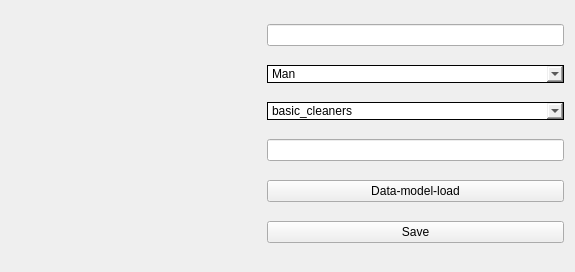
<?xml version="1.0" encoding="UTF-8"?>
<ui version="4.0">
 <class>ModelSetting</class>
 <widget class="QWidget" name="ModelSetting">
  <property name="geometry">
   <rect>
    <x>0</x>
    <y>0</y>
    <width>575</width>
    <height>268</height>
   </rect>
  </property>
  <property name="windowTitle">
   <string>AddSpeaker</string>
  </property>
  <property name="styleSheet">
   <string notr="true">QToolTip
{
    border: 0.1ex solid #eff0f1;
    background-color: #31363b;
    alternate-background-color: #3b4045;
    color: #eff0f1;
    padding: 0.5ex;
    opacity: 200;
}

QWidget
{
    color: #eff0f1;
    background-color: #31363b;
    selection-background-color:#3daee9;
    selection-color: #eff0f1;
    background-clip: border;
    border-image: none;
    border: 0px transparent black;
    outline: 0;
}

QWidget:item:hover
{
    background-color: #3daee9;
    color: #eff0f1;
}

QWidget:item:selected
{
    background-color: #3daee9;
}

QGroupBox::indicator
{
    margin-left: 0.2ex;
}


QGroupBox::indicator:unchecked:hover,
QGroupBox::indicator:unchecked:focus,
QGroupBox::indicator:unchecked:pressed
{
    border: none;
    border-image: url(:/dark/checkbox_unchecked.svg);
}

QCheckBox::indicator:checked
{
    border-image: url(:/dark/checkbox_checked.svg);
}

QGroupBox::indicator:checked:hover,
QGroupBox::indicator:checked:focus,
QGroupBox::indicator:checked:pressed
{
    border: none;
    border-image: url(:/dark/checkbox_checked.svg);
}

QGroupBox::indicator:checked:disabled
{
    border-image: url(:/dark/checkbox_checked_disabled.svg);
}

QGroupBox::indicator:unchecked:disabled
{
    border-image: url(:/dark/checkbox_unchecked_disabled.svg);
}

#cpu_button,
#gpu_button
{
    spacing: 0.5ex;
    outline: none;
    color: #eff0f1;
    margin-bottom: 0.2ex;
}

#cpu_button:disabled,
#gpu_button:disabled
{
    color: #76797c;
}

#cpu_button::indicator:unchecked,
#cpu_button::indicator:unchecked:focus,
#gpu_button::indicator:unchecked,
#gpu_button::indicator:unchecked:focus
{
    border-image: url(:/dark/radio_unchecked_disabled.svg);
}


#cpu_button::indicator:unchecked:hover,
#cpu_button::indicator:unchecked:pressed,
#gpu_button::indicator:unchecked:hover,
#gpu_button::indicator:unchecked:pressed
{
    border: none;
    outline: none;
    border-image: url(:/dark/radio_unchecked.svg);
}


#cpu_button::indicator:checked,
#gpu_button::indicator:checked
{
    border: none;
    outline: none;
    border-image: url(:/dark/radio_checked.svg);
}

#cpu_button::indicator:checked:hover,
#cpu_button::indicator:checked:focus,
#cpu_button::indicator:checked:pressed,
#gpu_button::indicator:checked:hover,
#gpu_button::indicator:checked:focus,
#gpu_button::indicator:checked:pressed
{
    border: none;
    outline: none;
    border-image: url(:/dark/radio_checked.svg);
}

#cpu_button::indicator:checked:disabled,
#gpu_button::indicator:checked:disabled
{
    outline: none;
    border-image: url(:/dark/radio_checked_disabled.svg);
}

#cpu_button::indicator:unchecked:disabled,
#gpu_button::indicator:unchecked:disabled
{
    border-image: url(:/dark/radio_unchecked_disabled.svg);
}


QMenuBar
{
    background-color: #31363b;
    color: #eff0f1;
}

QMenuBar::item
{
    background: transparent;
}

QMenuBar::item:selected
{
    background: transparent;
    border: 0.1ex solid #76797c;
}

QMenuBar::item:pressed
{
    border: 0.1ex solid #76797c;
    background-color: #3daee9;
    color: #eff0f1;
    margin-bottom: -0.1ex;
    padding-bottom: 0.1ex;
}

QMenu
{
    border: 0.1ex solid #76797c;
    color: #eff0f1;
    margin: 0.2ex;
}

QMenu::icon
{
    margin: 0.5ex;
}

QMenu::item
{
    padding: 0.5ex 3ex 0.5ex 3ex;
    margin-left: 0.5ex;
    border: 0.1ex solid transparent; /* reserve space for selection border */
}

QMenu::item:selected
{
    color: #eff0f1;
}

QMenu::separator
{
    height: 0.2ex;
    background: lightblue;
    margin-left: 1ex;
    margin-right: 0.5ex;
}

/* non-exclusive indicator = check box style indicator
   (see QActionGroup::setExclusive) */
QMenu::indicator:non-exclusive:unchecked
{
    border-image: url(:/dark/checkbox_unchecked_disabled.svg);
}

QMenu::indicator:non-exclusive:unchecked:selected
{
    border-image: url(:/dark/checkbox_unchecked_disabled.svg);
}

QMenu::indicator:non-exclusive:checked
{
    border-image: url(:/dark/checkbox_checked.svg);
}

QMenu::indicator:non-exclusive:checked:selected
{
    border-image: url(:/dark/checkbox_checked.svg);
}

/* exclusive indicator = radio button style indicator (see QActionGroup::setExclusive) */
QMenu::indicator:exclusive:unchecked
{
    border-image: url(:/dark/radio_unchecked_disabled.svg);
}

QMenu::indicator:exclusive:unchecked:selected
{
    border-image: url(:/dark/radio_unchecked_disabled.svg);
}

QMenu::indicator:exclusive:checked
{
    border-image: url(:/dark/radio_checked.svg);
}

QMenu::indicator:exclusive:checked:selected
{
    border-image: url(:/dark/radio_checked.svg);
}

QMenu::right-arrow
{
    margin: 0.5ex;
    border-image: url(:/light/right_arrow.svg);
    width: 0.6ex;
    height: 0.9ex;
}


QWidget:disabled
{
    color: #454545;
    background-color: #31363b;
}

QAbstractItemView
{
    alternate-background-color: #31363b;
    color: #eff0f1;
    border: 0.1ex solid 3A3939;
    border-radius: 0.2ex;
}

QWidget:focus,
QMenuBar:focus
{
    border: 0.1ex solid #3daee9;
}

QTabWidget:focus,
QCheckBox:focus,
#cpu_button:focus,
#gpu_button:focus
{
    border: none;
}

QLineEdit
{
    background-color: #232629;
    padding: 0.5ex;
    border-style: solid;
    border: 0.1ex solid #76797c;
    border-radius: 0.2ex;
    color: #eff0f1;
}

QGroupBox
{
    border: 0.1ex solid #76797c;
    border-radius: 0.2ex;
    padding-top: 1ex;
    margin-top: 1ex;
}

QGroupBox::title
{
    subcontrol-origin: margin;
    subcontrol-position: top center;
    padding-left: 0.1ex;
    padding-right: 0.1ex;
    margin-top: -0.7ex;
}

QAbstractScrollArea
{
    border-radius: 0.2ex;
    border: 0.1ex solid #76797c;
    background-color: transparent;
}

QScrollBar:horizontal
{
    height: 1.5ex;
    margin: 0.3ex 1.5ex 0.3ex 1.5ex;
    border: 0.1ex transparent #2A2929;
    border-radius: 0.4ex;
    background-color: #2A2929;
}

QScrollBar::handle:horizontal
{
    background-color: #3daee9;
    min-width: 0.5ex;
    border-radius: 0.4ex;
}

QScrollBar::add-line:horizontal
{
    margin: 0px 0.3ex 0px 0.3ex;
    border-image: url(:/dark/right_arrow_disabled.svg);
    width: 1ex;
    height: 1ex;
    subcontrol-position: right;
    subcontrol-origin: margin;
}

QScrollBar::sub-line:horizontal
{
    margin: 0ex 0.3ex 0ex 0.3ex;
    border-image: url(:/dark/left_arrow_disabled.svg);
    width: 1ex;
    height: 1ex;
    subcontrol-position: left;
    subcontrol-origin: margin;
}

QScrollBar::add-line:horizontal:hover,
QScrollBar::add-line:horizontal:on
{
    border-image: url(:/dark/right_arrow.svg);
    width: 1ex;
    height: 1ex;
    subcontrol-position: right;
    subcontrol-origin: margin;
}


QScrollBar::sub-line:horizontal:hover,
QScrollBar::sub-line:horizontal:on
{
    border-image: url(:/dark/left_arrow.svg);
    width: 1ex;
    height: 1ex;
    subcontrol-position: left;
    subcontrol-origin: margin;
}

QScrollBar::up-arrow:horizontal,
QScrollBar::down-arrow:horizontal
{
    background: none;
}


QScrollBar::add-page:horizontal,
QScrollBar::sub-page:horizontal
{
    background: none;
}

QScrollBar:vertical
{
    background-color: #2A2929;
    width: 1.5ex;
    margin: 1.5ex 0.3ex 1.5ex 0.3ex;
    border: 0.1ex transparent #2A2929;
    border-radius: 0.4ex;
}

QScrollBar::handle:vertical
{
    background-color: #3daee9;
    min-height: 0.5ex;
    border-radius: 0.4ex;
}

QScrollBar::sub-line:vertical
{
    margin: 0.3ex 0ex 0.3ex 0ex;
    border-image: url(:/dark/up_arrow_disabled.svg);
    height: 1ex;
    width: 1ex;
    subcontrol-position: top;
    subcontrol-origin: margin;
}

QScrollBar::add-line:vertical
{
    margin: 0.3ex 0ex 0.3ex 0ex;
    border-image: url(:/dark/down_arrow_disabled.svg);
    height: 1ex;
    width: 1ex;
    subcontrol-position: bottom;
    subcontrol-origin: margin;
}

QScrollBar::sub-line:vertical:hover,
QScrollBar::sub-line:vertical:on
{

    border-image: url(:/dark/up_arrow.svg);
    height: 1ex;
    width: 1ex;
    subcontrol-position: top;
    subcontrol-origin: margin;
}


QScrollBar::add-line:vertical:hover,
QScrollBar::add-line:vertical:on
{
    border-image: url(:/dark/down_arrow.svg);
    height: 1ex;
    width: 1ex;
    subcontrol-position: bottom;
    subcontrol-origin: margin;
}

QScrollBar::up-arrow:vertical, QScrollBar::down-arrow:vertical
{
    background: none;
}


QScrollBar::add-page:vertical, QScrollBar::sub-page:vertical
{
    background: none;
}

QTextEdit
{
    background-color: #232629;
    color: #eff0f1;
    border: 0.1ex solid #76797c;
}

QPlainTextEdit
{
    background-color: #232629;;
    color: #eff0f1;
    border-radius: 0.2ex;
    border: 0.1ex solid #76797c;
}

QHeaderView::section
{
    background-color: #76797c;
    color: #eff0f1;
    padding: 0.5ex;
    border: 0.1ex solid #76797c;
}

QSizeGrip
{
    border-image: url(:/dark/sizegrip.svg);
    width: 1.2ex;
    height: 1.2ex;
}

QMainWindow::separator
{
    background-color: #31363b;
    color: white;
    padding-left: 0.4ex;
    spacing: 0.2ex;
    border: 0.1ex dashed #76797c;
}

QMainWindow::separator:hover
{

    background-color: #787876;
    color: white;
    padding-left: 0.4ex;
    border: 0.1ex solid #76797c;
    spacing: 0.2ex;
}

QMenu::separator
{
    height: 0.1ex;
    background-color: #76797c;
    color: white;
    padding-left: 0.4ex;
    margin-left: 1ex;
    margin-right: 0.5ex;
}

QFrame[frameShape=&quot;2&quot;],  /* QFrame::Panel == 0x0003 */
QFrame[frameShape=&quot;3&quot;],  /* QFrame::WinPanel == 0x0003 */
QFrame[frameShape=&quot;4&quot;],  /* QFrame::HLine == 0x0004 */
QFrame[frameShape=&quot;5&quot;],  /* QFrame::VLine == 0x0005 */
QFrame[frameShape=&quot;6&quot;]  /* QFrame::StyledPanel == 0x0006 */
{
    border-width: 0.1ex;
    padding: 0.1ex;
    border-style: solid;
    border-color: #31363b;
    background-color: #76797c;
    border-radius: 0.5ex;
}

QStackedWidget
{
    border: 0.1ex transparent black;
}

QToolBar
{
    border: 0.1ex transparent #393838;
    background: 0.1ex solid #31363b;
    font-weight: bold;
}

QToolBar::handle:horizontal
{
    border-image: url(:/dark/hmovetoolbar.svg);
    width = 1.6ex;
    height = 6.4ex;
}

QToolBar::handle:vertical
{
    border-image: url(:/dark/vmovetoolbar.svg);
    width = 5.4ex;
    height = 1ex;
}

QToolBar::separator:horizontal
{
    border-image: url(:/dark/hsepartoolbar.svg);
    width = 0.7ex;
    height = 6.3ex;
}

QToolBar::separator:vertical
{
    border-image: url(:/dark/vsepartoolbars.svg);
    width = 6.3ex;
    height = 0.7ex;
}

#LoadModel,
#CloseWindow
{
    color: #eff0f1;
    background-color: qlineargradient(x1: 0.5, y1: 0.5 x2: 0.5, y2: 1, stop: 0 #3b4045, stop: 0.5 #31363b);
    border-width: 0.1ex;
    border-color: #76797c;
    border-style: solid;
    padding: 0.5ex;
    border-radius: 0.2ex;
    outline: none;
}

#LoadModel:disabled,
#CloseWindow:disabled
{
    background-color: #31363b;
    border-width: 0.1ex;
    border-color: #454545;
    border-style: solid;
    padding-top: 0.5ex;
    padding-bottom: 0.5ex;
    padding-left: 1ex;
    padding-right: 1ex;
    border-radius: 0.2ex;
    color: #454545;
}

#LoadModel:focus,
#CloseWindow:focus
{
    color: white;
}

#LoadModel:pressed,
#CloseWindow:pressed
{
    background-color: #31363b;
    padding-top: -1.5ex;
    padding-bottom: -1.7ex;
}

QComboBox
{
    selection-background-color: #3daee9;
    border-style: solid;
    border: 0.1ex solid #76797c;
    border-radius: 0.2ex;
    padding: 0.5ex;
    min-width: 7.5ex;
}

#LoadModel:checked,
#CloseWindow:checked
{
    background-color: #76797c;
    border-color: #6A6969;
}

#LoadModel:hover,
#CloseWindow:hover
{
    background-color: qlineargradient(x1: 0.5, y1: 0.5 x2: 0.5, y2: 1, stop: 0 #454a4f, stop: 0.5 #3b4045);
    border: 0.1ex solid #3daee9;
    color: #eff0f1;
}

#LoadModel:checked:hover,
#CloseWindow:checked:hover
{
    background-color: qlineargradient(x1: 0.5, y1: 0.5 x2: 0.5, y2: 1, stop: 0 #808386, stop: 0.5 #76797c);
    border: 0.1ex solid #3daee9;
    color: #eff0f1;
}

QComboBox:hover,
QAbstractSpinBox:hover,
QLineEdit:hover,
QTextEdit:hover,
QPlainTextEdit:hover,
QAbstractView:hover,
QTreeView:hover
{
    border: 0.1ex solid #3daee9;
    color: #eff0f1;
}

QComboBox:hover:pressed,
#LoadModel:hover:pressed,
#CloseWindow:hover:pressed,
QAbstractSpinBox:hover:pressed,
QLineEdit:hover:pressed,
QTextEdit:hover:pressed,
QPlainTextEdit:hover:pressed,
QAbstractView:hover:pressed,
QTreeView:hover:pressed
{
    background-color: #31363b;
}

QComboBox:on
{
    padding-top: 0.3ex;
    padding-left: 0.4ex;
    selection-background-color: #4a4a4a;
}

QComboBox QAbstractItemView
{
    background-color: #232629;
    border-radius: 0.2ex;
    border: 0.1ex solid #76797c;
    selection-background-color: #3daee9;
}

QComboBox::drop-down
{
    subcontrol-origin: padding;
    subcontrol-position: top right;
    width: 1.5ex;

    border-left-width: 0ex;
    border-left-color: darkgray;
    border-left-style: solid;
    border-top-right-radius: 0.3ex;
    border-bottom-right-radius: 0.3ex;
}

QComboBox::down-arrow
{
    border-image: url(:/dark/down_arrow_disabled.svg);
    width: 0.9ex;
    height: 0.6ex;
}

QComboBox::down-arrow:on,
QComboBox::down-arrow:hover,
QComboBox::down-arrow:focus
{
    border-image: url(:/dark/down_arrow.svg);
    width: 0.9ex;
    height: 0.6ex;
}

QAbstractSpinBox
{
    padding: 0.5ex;
    border: 0.1ex solid #76797c;
    background-color: #232629;
    color: #eff0f1;
    border-radius: 0.2ex;
    min-width: 7.5ex;
}

QAbstractSpinBox:up-button
{
    background-color: transparent;
    subcontrol-origin: border;
    subcontrol-position: center right;
}

QAbstractSpinBox:down-button
{
    background-color: transparent;
    subcontrol-origin: border;
    subcontrol-position: center left;
}

QAbstractSpinBox::up-arrow,
QAbstractSpinBox::up-arrow:disabled,
QAbstractSpinBox::up-arrow:off
{
    border-image: url(:/dark/up_arrow_disabled.svg);
    width: 0.9ex;
    height: 0.6ex;
}

QAbstractSpinBox::up-arrow:hover
{
    border-image: url(:/dark/up_arrow.svg);
    width: 0.9ex;
    height: 0.6ex;
}

QAbstractSpinBox::down-arrow,
QAbstractSpinBox::down-arrow:disabled,
QAbstractSpinBox::down-arrow:off
{
    border-image: url(:/dark/down_arrow_disabled.svg);
    width: 0.9ex;
    height: 0.6ex;
}

QAbstractSpinBox::down-arrow:hover
{
    border-image: url(:/dark/down_arrow.svg);
    width: 0.9ex;
    height: 0.6ex;
}

QLabel
{
    border: 0ex solid black;
}

/* BORDERS */
QTabWidget::pane
{
    padding: 0.5ex;
    margin: 0.1ex;
}

QTabWidget::pane:top
{
    border: 0.1ex solid #76797c;
    top: -0.1ex;
}

QTabWidget::pane:bottom
{
    border: 0.1ex solid #76797c;
    bottom: -0.1ex;
}

QTabWidget::pane:left
{
    border: 0.1ex solid #76797c;
    right: -0.1ex;
}

QTabWidget::pane:right
{
    border: 0.1ex solid #76797c;
    left: -0.1ex;
}


QTabBar
{
    qproperty-drawBase: 0;
    left: 0.5ex; /* move to the right by 0.5ex */
    border-radius: 0.3ex;
}

QTabBar:focus
{
    border: 0ex transparent black;
}

QTabBar::close-button
{
    border-image: url(:/dark/close.svg);
    background: transparent;
}

QTabBar::close-button:hover
{
    border-image: url(:/dark/close-hover.svg);
    width: 1.2ex;
    height: 1.2ex;
    background: transparent;
}

QTabBar::close-button:pressed
{
    border-image: url(:/dark/close-pressed.svg);
    width: 1.2ex;
    height: 1.2ex;
    background: transparent;
}

/* TOP TABS */
QTabBar::tab:top
{
    color: #eff0f1;
    border: 0.1ex transparent black;
    border-left: 0.1ex solid #76797c;
    border-top: 0.1ex solid #76797c;
    background-color: #31363b;
    padding: 0.5ex;
    min-width: 50px;
    border-top-left-radius: 0.2ex;
    border-top-right-radius: 0.2ex;
}

QTabBar::tab:top:last,
QTabBar::tab:top:only-one
{
    color: #eff0f1;
    border: 0.1ex transparent black;
    border-left: 0.1ex solid #76797c;
    border-right: 0.1ex solid #76797c;
    border-top: 0.1ex solid #76797c;
    background-color: #31363b;
    padding: 0.5ex;
    min-width: 50px;
    border-top-left-radius: 0.2ex;
    border-top-right-radius: 0.2ex;
}

QTabBar::tab:top:!selected
{
    color: #eff0f1;
    background-color: #54575B;
    border: 0.1ex transparent black;
    border-left: 0.1ex solid #76797c;
    border-top-left-radius: 0.2ex;
    border-top-right-radius: 0.2ex;
}

QTabBar::tab:top:first:!selected
{
    color: #eff0f1;
    background-color: #54575B;
    border: 0.1ex transparent black;
    border-top-left-radius: 0.2ex;
    border-top-right-radius: 0.2ex;
}

QTabBar::tab:top:!selected:hover
{
    background-color: rgba(61, 173, 232, 0.2);
    border: 0.1ex rgba(61, 173, 232, 0.2);
    border-left: 0.1ex solid #76797c;
}

QTabBar::tab:top:!selected:first:hover
{
    background-color: rgba(61, 173, 232, 0.2);
    border: 0.1ex rgba(61, 173, 232, 0.2);
}

/* BOTTOM TABS */

QTabBar::tab:bottom
{
    color: #eff0f1;
    border: 0.1ex transparent black;
    border-left: 0.1ex solid #76797c;
    border-bottom: 0.1ex solid #76797c;
    background-color: #31363b;
    padding: 0.5ex;
    border-bottom-left-radius: 0.2ex;
    border-bottom-right-radius: 0.2ex;
    min-width: 50px;
}

QTabBar::tab:bottom:last,
QTabBar::tab:bottom:only-one
{
    color: #eff0f1;
    border: 0.1ex transparent black;
    border-left: 0.1ex solid #76797c;
    border-right: 0.1ex solid #76797c;
    border-bottom: 0.1ex solid #76797c;
    background-color: #31363b;
    padding: 0.5ex;
    border-bottom-left-radius: 0.2ex;
    border-bottom-right-radius: 0.2ex;
    min-width: 50px;
}

QTabBar::tab:bottom:!selected
{
    color: #eff0f1;
    background-color: #54575B;
    border: 0.1ex transparent black;
    border-left: 0.1ex solid #76797c;
    border-bottom-left-radius: 0.2ex;
    border-bottom-right-radius: 0.2ex;
}

QTabBar::tab:bottom:first:!selected
{
    color: #eff0f1;
    background-color: #54575B;
    border: 0.1ex transparent black;
    border-top-left-radius: 0.2ex;
    border-top-right-radius: 0.2ex;
}

QTabBar::tab:bottom:!selected:hover
{
    background-color: rgba(61, 173, 232, 0.2);
    border: 0.1ex rgba(61, 173, 232, 0.2);
    border-left: 0.1ex solid #76797c;
}

QTabBar::tab:bottom:!selected:first:hover
{
    background-color: rgba(61, 173, 232, 0.2);
    border: 0.1ex rgba(61, 173, 232, 0.2);
}

/* LEFT TABS */
QTabBar::tab:left
{
    color: #eff0f1;
    border: 0.1ex transparent black;
    border-top: 0.1ex solid #76797c;
    border-right: 0.1ex solid #76797c;
    background-color: #31363b;
    padding: 0.5ex;
    border-top-right-radius: 0.2ex;
    border-bottom-right-radius: 0.2ex;
    min-height: 50px;
}

QTabBar::tab:left:last,
QTabBar::tab:left:only-one
{
    color: #eff0f1;
    border: 0.1ex transparent black;
    border-top: 0.1ex solid #76797c;
    border-bottom: 0.1ex solid #76797c;
    border-right: 0.1ex solid #76797c;
    background-color: #31363b;
    padding: 0.5ex;
    border-top-right-radius: 0.2ex;
    border-bottom-right-radius: 0.2ex;
    min-height: 50px;
}

QTabBar::tab:left:!selected
{
    color: #eff0f1;
    background-color: #54575B;
    border: 0.1ex transparent black;
    border-top: 0.1ex solid #76797c;
    border-top-right-radius: 0.2ex;
    border-bottom-right-radius: 0.2ex;
}

QTabBar::tab:left:!selected:hover
{
    background-color: rgba(61, 173, 232, 0.2);
    border: 0.1ex rgba(61, 173, 232, 0.2);
    border-top: 0.1ex solid #76797c;
}

QTabBar::tab:left:!selected:first:hover
{
    background-color: rgba(61, 173, 232, 0.2);
    border: 0.1ex rgba(61, 173, 232, 0.2);
}

#VolumeSlider::groove:horizontal
{
    border: 0.1ex solid #31363b;
    height: 0.4ex;
    background: #565a5e;
    margin: 0ex;
    border-radius: 0.2ex;
}

#VolumeSlider::handle:horizontal
{
    background: #232629;
    border: 0.1ex solid #626568;
    width: 1.6ex;
    height: 1.6ex;
    margin: -0.8ex 0;
    border-radius: 0.9ex;
}

#VolumeSlider::groove:vertical
{
    border: 0.1ex solid #31363b;
    width: 0.4ex;
    background: #565a5e;
    margin: 0ex;
    border-radius: 0.3ex;
}

#VolumeSlider::handle:vertical
{
    background: #232629;
    border: 0.1ex solid #626568;
    width: 1.6ex;
    height: 1.6ex;
    margin: 0 -0.8ex;
    border-radius: 0.9ex;
}

#VolumeSlider::handle:horizontal:hover,
#VolumeSlider::handle:horizontal:focus,
#VolumeSlider::handle:vertical:hover,
#VolumeSlider::handle:vertical:focus
{
    border: 0.1ex solid #3daee9;
}

#VolumeSlider::sub-page:horizontal,
#VolumeSlider::add-page:vertical
{
    background: #3daee9;
    border-radius: 0.3ex;
}

#VolumeSlider::add-page:horizontal,
#VolumeSlider::sub-page:vertical
{
    background: #626568;
    border-radius: 0.3ex;
}

#LoadWaveGlowModel::menu-indicator,
#StartTrain::menu-indicator,
#Stop::menu-indicator,
#output_directory_button::menu-indicator,
#log_directory_button::menu-indicator,
#path_checkpoint_button::menu-indicator,
#training_files_button::menu-indicator,
#validation_files_button::menu-indicator
{
    subcontrol-origin: padding;
    subcontrol-position: bottom right;
    left: 0.8ex;
}

QFrame[height=&quot;3&quot;],
QFrame[width=&quot;3&quot;]
{
    background-color: #76797c;
}

QSplitter::handle
{
    border: 0.1ex dashed #76797c;
}

QSplitter::handle:hover
{
    background-color: #787876;
    border: 0.1ex solid #76797c;
}

QSplitter::handle:horizontal
{
    width: 0.1ex;
}

QSplitter::handle:vertical
{
    height: 0.1ex;
}

QSpinBox,
QDoubleSpinBox
{
    padding-right: 1.5ex;
}

QSpinBox::up-button,
QDoubleSpinBox::up-button
{
    subcontrol-origin: content;
    subcontrol-position: right top;

    width: 1.6ex;
    border-width: 0.1ex;
}

QSpinBox::up-arrow,
QDoubleSpinBox::up-arrow
{
    border-image: url(:/dark/up_arrow.svg);
    width: 0.9ex;
    height: 0.6ex;
}

QSpinBox::up-arrow:hover,
QSpinBox::up-arrow:pressed,
QDoubleSpinBox::up-arrow:hover,
QDoubleSpinBox::up-arrow:pressed
{
    border-image: url(:/dark/up_arrow-hover.svg);
    width: 0.9ex;
    height: 0.6ex;
}

QSpinBox::up-arrow:disabled,
QSpinBox::up-arrow:off,
QDoubleSpinBox::up-arrow:disabled,
QDoubleSpinBox::up-arrow:off
{
   border-image: url(:/dark/up_arrow_disabled.svg);
}

QSpinBox::down-button,
QDoubleSpinBox::down-button
{
    subcontrol-origin: content;
    subcontrol-position: right bottom;

    width: 1.6ex;
    border-width: 0.1ex;
}

QSpinBox::down-arrow,
QDoubleSpinBox::down-arrow
{
    border-image: url(:/dark/down_arrow.svg);
    width: 0.9ex;
    height: 0.6ex;
}

QSpinBox::down-arrow:hover,
QSpinBox::down-arrow:pressed,
QDoubleSpinBox::down-arrow:hover,
QDoubleSpinBox::down-arrow:pressed
{
    border-image: url(:/dark/down_arrow-hover.svg);
    width: 0.9ex;
    height: 0.6ex;
}

QSpinBox::down-arrow:disabled,
QSpinBox::down-arrow:off,
QDoubleSpinBox::down-arrow:disabled,
QDoubleSpinBox::down-arrow:off
{
   border-image: url(:/dark/down_arrow_disabled.svg);
}</string>
  </property>
  <layout class="QGridLayout" name="gridLayout">
   <item row="0" column="0">
    <widget class="QLabel" name="ImageSpeaker">
     <property name="minimumSize">
      <size>
       <width>250</width>
       <height>250</height>
      </size>
     </property>
     <property name="text">
      <string/>
     </property>
    </widget>
   </item>
   <item row="0" column="1">
    <layout class="QVBoxLayout" name="verticalLayout">
     <item>
      <widget class="QLineEdit" name="NameModel"/>
     </item>
     <item>
      <widget class="QComboBox" name="GenderModel">
       <property name="styleSheet">
        <string notr="true">border: 1px solid black;</string>
       </property>
       <item>
        <property name="text">
         <string>Man</string>
        </property>
       </item>
       <item>
        <property name="text">
         <string>Woman</string>
        </property>
       </item>
      </widget>
     </item>
     <item>
      <widget class="QComboBox" name="CleanersModel">
       <property name="styleSheet">
        <string notr="true">border: 1px solid black;</string>
       </property>
       <item>
        <property name="text">
         <string>basic_cleaners</string>
        </property>
       </item>
       <item>
        <property name="text">
         <string>english_cleaners</string>
        </property>
       </item>
      </widget>
     </item>
     <item>
      <widget class="QLineEdit" name="ModelPath"/>
     </item>
     <item>
      <widget class="QPushButton" name="LoadModel">
       <property name="text">
        <string>Data-model-load</string>
       </property>
      </widget>
     </item>
     <item>
      <widget class="QPushButton" name="CloseWindow">
       <property name="text">
        <string>Save</string>
       </property>
      </widget>
     </item>
    </layout>
   </item>
  </layout>
 </widget>
 <resources>
  <include location="Resorce/BreezeStyleSheets-master/BreezeStyleSheets-master/breeze.qrc"/>
 </resources>
 <connections/>
</ui>
